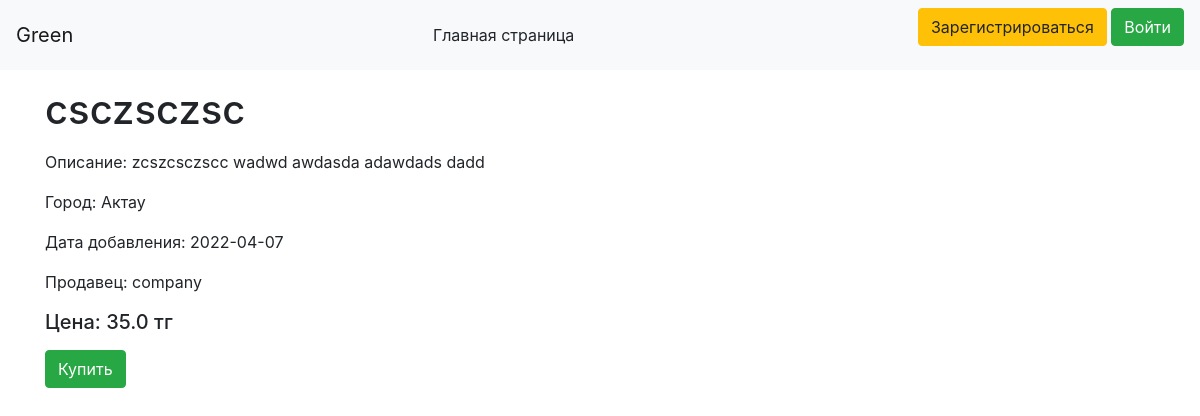
The page /products/1 on the database as committed earlier.
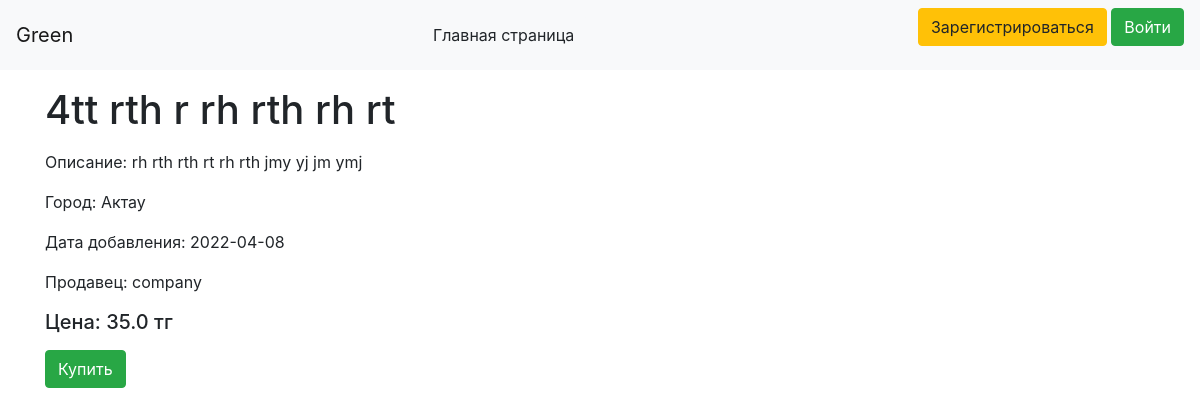
The same page on the database as committed later.
### data/product.py (models this page shows)
class Products(SqlAlchemyBase):
    __tablename__ = 'products'
    id = sqlalchemy.Column(sqlalchemy.Integer,
                           primary_key=True, autoincrement=True)
    title = sqlalchemy.Column(sqlalchemy.String, nullable=True)
    description = sqlalchemy.Column(sqlalchemy.String, nullable=True)
    city = sqlalchemy.Column(sqlalchemy.String, nullable=True)
    price = sqlalchemy.Column(sqlalchemy.Float, nullable=True)
    created_date = sqlalchemy.Column(sqlalchemy.String, nullable=False)
    company_id = sqlalchemy.Column(sqlalchemy.Integer,
                                   sqlalchemy.ForeignKey("users.id"))
    company = orm.relation('User')

### data/users.py (models this page shows, shortened)
class User(SqlAlchemyBase, UserMixin, SerializerMixin):
    __tablename__ = 'users'
    id = sqlalchemy.Column(sqlalchemy.Integer,
                           primary_key=True, autoincrement=True)
    login = sqlalchemy.Column(sqlalchemy.String, nullable=True)
    email = sqlalchemy.Column(sqlalchemy.String,
                              index=True, unique=True, nullable=True)
    hashed_password = sqlalchemy.Column(sqlalchemy.String, nullable=True)
    created_date = sqlalchemy.Column(sqlalchemy.DateTime,
                                     default=datetime.datetime.now)
    is_company = sqlalchemy.Column(sqlalchemy.Boolean)

### data/products_blueprint.py (the view)
@blueprint.route('/products/<int:id>')
def open_product(id):
    global product_list
    product_list.clear()
    db_sess = db_session.create_session()
    products = db_sess.query(Products).get(id)
    users = db_sess.query(User).get(products.company_id)
    product_list.append(products.title)
    product_list.append(str(datetime.datetime.now())[0:10])
    if not products:
        return jsonify({'error': 'Not found'})
    return render_template('one_product.html', products=products, users=users)

### data/db_session.py (called while the page is built)
def create_session() -> Session:
    global __factory
    return __factory()

### templates/one_product.html (shortened to what this page needs)
{% extends "base.html" %}
{% block content %}
<p><h1>{{ products.title }}</h1><p>
<div>
    <p>Описание: {{ products.description }}
</div>
<div>
    <p>Город: {{ products.city }}
</div>
<div>
    <p>Дата добавления: {{ products.created_date[0:10] }}
</div>
<div>
    <p>Продавец: {{ users.login }}
</div>
<div>
    <p><h5>Цена: {{ products.price }} тг</h5>
</div>
{% if current_user.is_company != True %}
<div><a class="btn btn-success" href="/add_to_basket">Купить</a></div>
{% endif %}
{% endblock %}

Rows that differ between the two databases and show on the page:
changed Products "Актау": title "csczsczsc" → "4tt rth r rh rth rh rt"; description "zcszcsczscc wadwd awdasda adawdads dadd" → "rh rth rth rt rh rth jmy yj jm ymj"; created_date "2022-04-07" → "2022-04-08"
